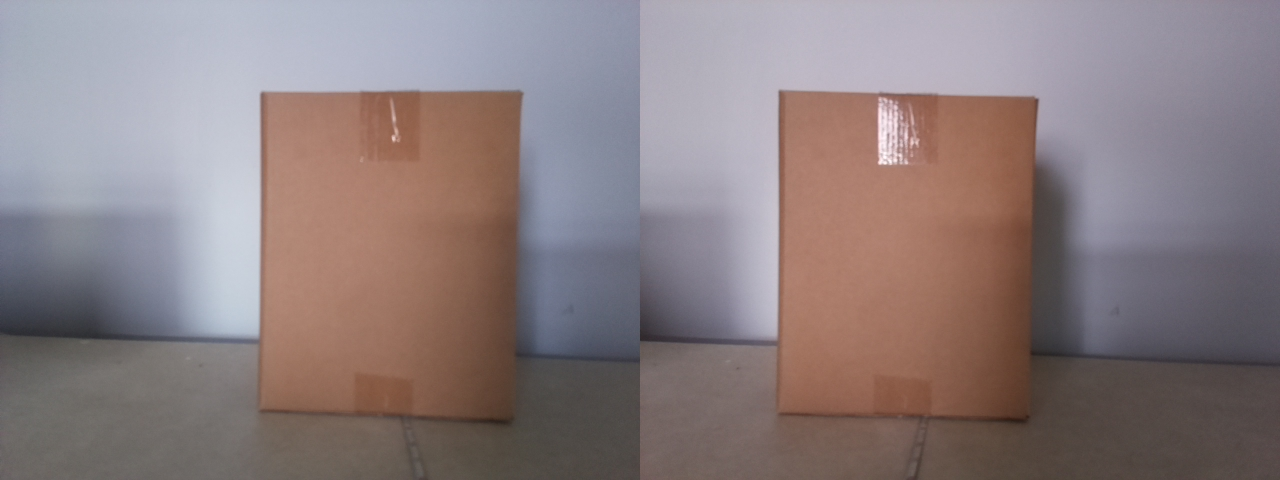
#> input picture example_pics/box_picture2.jpg, 1280 x 480 px, found by its file name
$ python cut_test_pair.py
#> lines starting #> are read from the running program, lines starting #| are printed output that depends on the picture
## Cut stereo image pairs into left and right image
## Alexandra Runyan, June 2022

# Imports
import cv2

# Photo pair
pair = "/home/pi/stereopi_URIL/example_pics/box_picture2.jpg"

# Read image, get size, cut into left and right
img_pair = cv2.imread(pair)
#> img_pair is the input picture: shape (480, 1280, 3); mean B, G, R 127.1, 125.4, 138.8
#height,width,colors = img_pair.shape
#print(img_pair.shape)
#half_width = width/2
photo_height = 480
photo_width = 1280
img_height = 480
img_width = 640

imgRight = img_pair[0:img_height, 0:img_width]
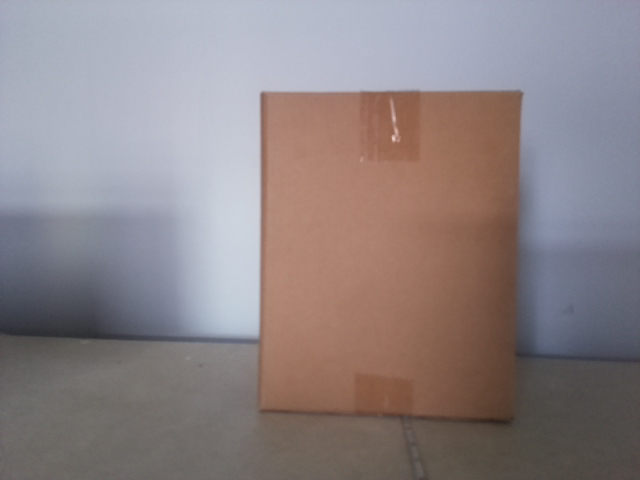
#> imgRight: shape (480, 640, 3); mean B, G, R 133.2, 131.1, 140.8
imgLeft = img_pair[0:img_height, img_width:photo_width]
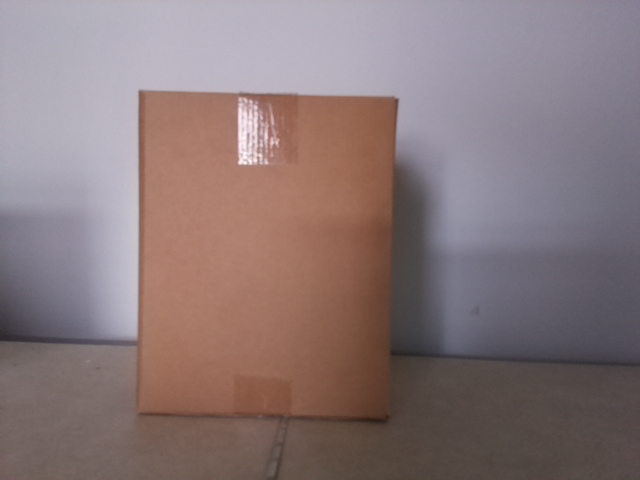
#> imgLeft: shape (480, 640, 3); mean B, G, R 121.1, 119.8, 136.9
rightName = "/home/pi/stereopi_URIL/example_pics/box_picture2_right.jpg"
leftName = "/home/pi/stereopi_URIL/example_pics/box_picture2_left.jpg"

# Save right/left images
cv2.imwrite(rightName, imgRight)
cv2.imwrite(leftName, imgLeft)

$ run again, with example_pics/box_picture1.jpg copied over example_pics/box_picture2.jpg
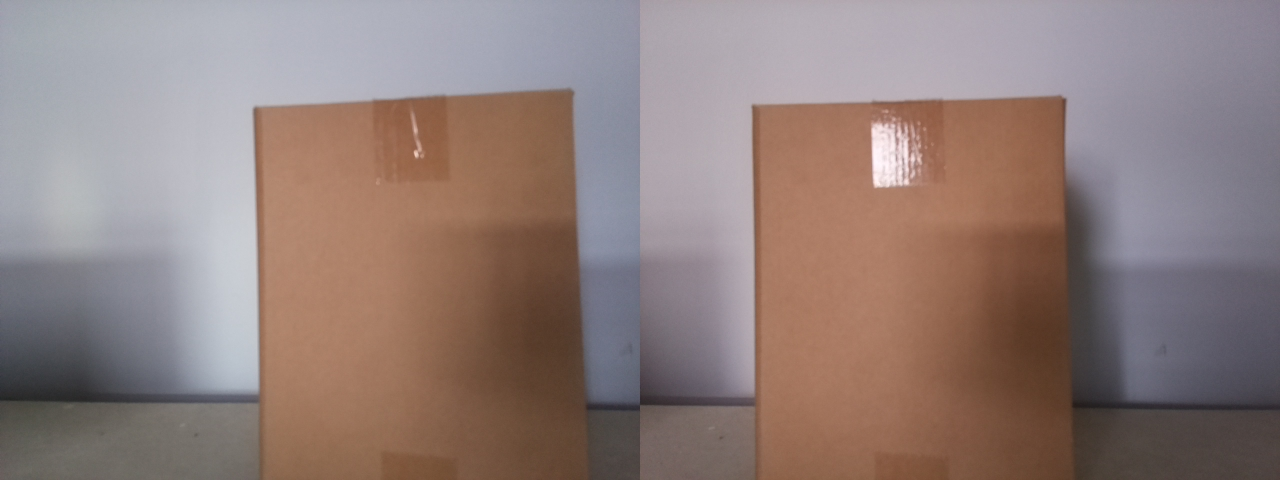
#> input picture example_pics/box_picture1.jpg, 1280 x 480 px, found by its file name
#> img_pair is the input picture: shape (480, 1280, 3); mean B, G, R 122.7, 126.2, 144
#> `imgRight = img_pair[0:img_height, 0:img_width]`:
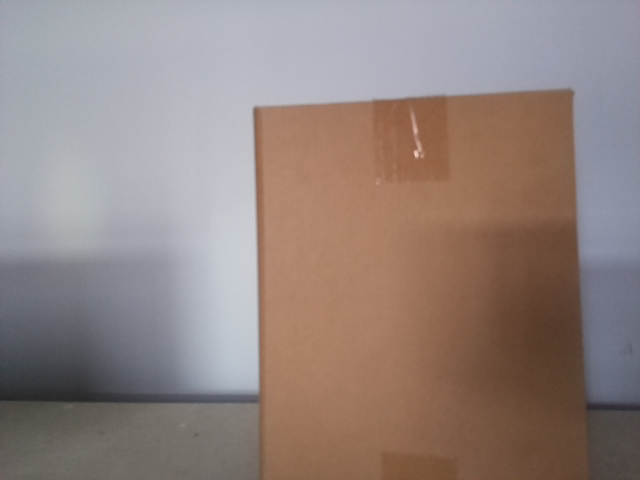
#> imgRight: shape (480, 640, 3); mean B, G, R 127.9, 132.1, 146.8
#> `imgLeft = img_pair[0:img_height, img_width:photo_width]`:
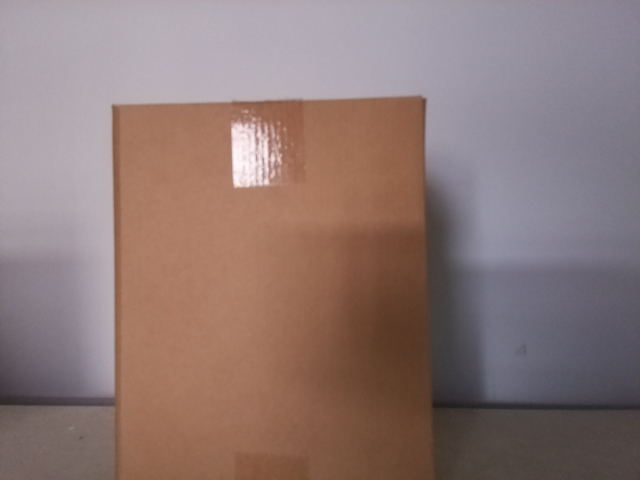
#> imgLeft: shape (480, 640, 3); mean B, G, R 117.4, 120.3, 141.3

$ run again, with example_pics/box_picture3.jpg copied over example_pics/box_picture2.jpg
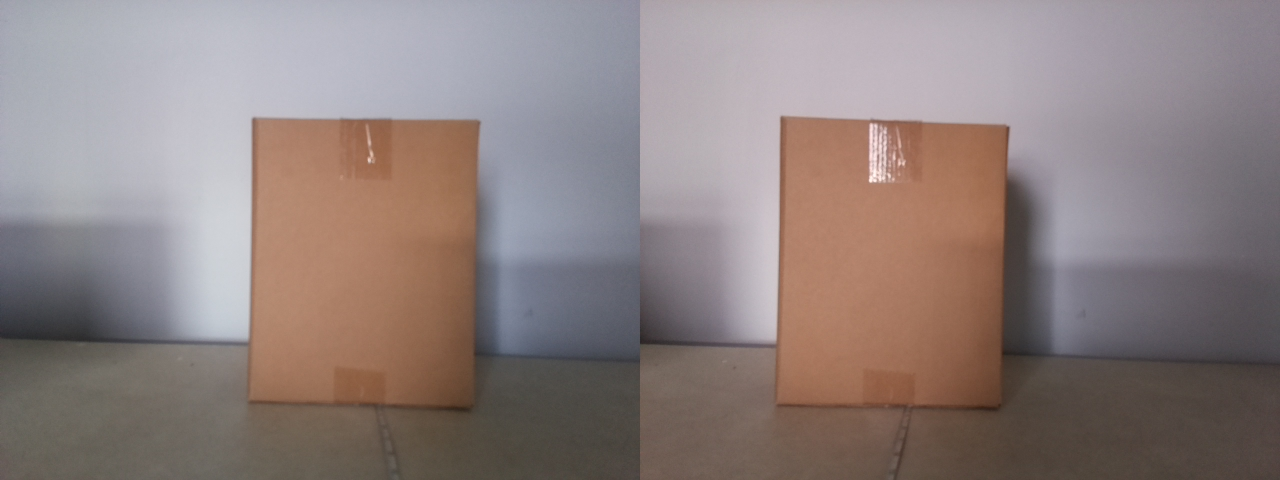
#> input picture example_pics/box_picture3.jpg, 1280 x 480 px, found by its file name
#> img_pair is the input picture: shape (480, 1280, 3); mean B, G, R 126.6, 128.3, 141.7
#> `imgRight = img_pair[0:img_height, 0:img_width]`:
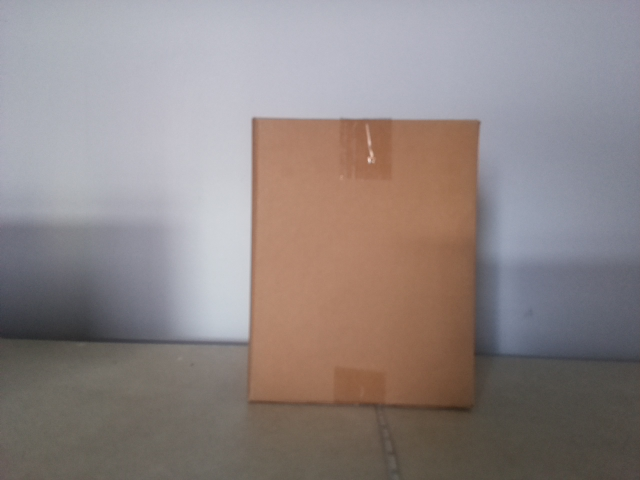
#> imgRight: shape (480, 640, 3); mean B, G, R 132.7, 133.8, 143.2
#> `imgLeft = img_pair[0:img_height, img_width:photo_width]`:
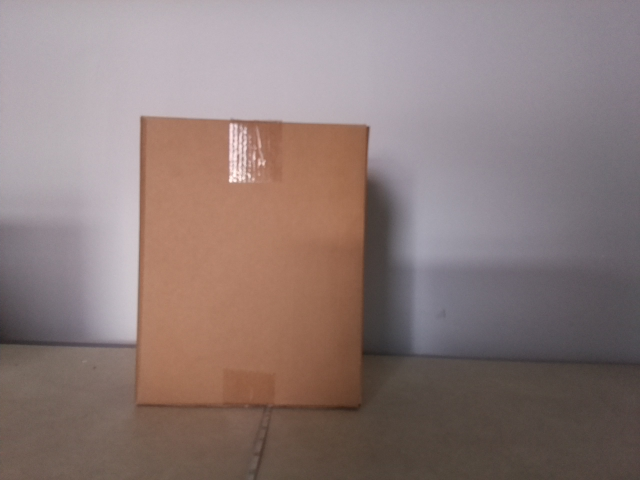
#> imgLeft: shape (480, 640, 3); mean B, G, R 120.5, 122.8, 140.2
